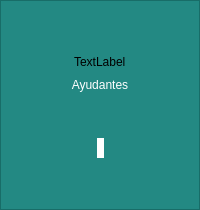
             <widget class="QFrame" name="frame_8">
              <property name="styleSheet">
               <string notr="true">background-color:rgba(29,134,128,85%);</string>
              </property>
              <property name="frameShape">
               <enum>QFrame::StyledPanel</enum>
              </property>
              <property name="frameShadow">
               <enum>QFrame::Raised</enum>
              </property>
              <layout class="QGridLayout" name="gridLayout_6">
               <item row="0" column="0">
                <layout class="QVBoxLayout" name="verticalLayout_11">
                 <item>
                  <spacer name="verticalSpacer_12">
                   <property name="orientation">
                    <enum>Qt::Vertical</enum>
                   </property>
                   <property name="sizeHint" stdset="0">
                    <size>
                     <width>20</width>
                     <height>40</height>
                    </size>
                   </property>
                  </spacer>
                 </item>
                 <item>
                  <layout class="QHBoxLayout" name="horizontalLayout_12">
                   <item>
                    <spacer name="horizontalSpacer_21">
                     <property name="orientation">
                      <enum>Qt::Horizontal</enum>
                     </property>
                     <property name="sizeHint" stdset="0">
                      <size>
                       <width>40</width>
                       <height>20</height>
                      </size>
                     </property>
                    </spacer>
                   </item>
                   <item>
                    <widget class="QLabel" name="icon_ayudantes">
                     <property name="styleSheet">
                      <string notr="true">background-color:rgba(29,134,128,0%);</string>
                     </property>
                     <property name="text">
                      <string>TextLabel</string>
                     </property>
                    </widget>
                   </item>
                   <item>
                    <spacer name="horizontalSpacer_22">
                     <property name="orientation">
                      <enum>Qt::Horizontal</enum>
                     </property>
                     <property name="sizeHint" stdset="0">
                      <size>
                       <width>40</width>
                       <height>20</height>
                      </size>
                     </property>
                    </spacer>
                   </item>
                  </layout>
                 </item>
                 <item>
                  <widget class="QLabel" name="label_10">
                   <property name="styleSheet">
                    <string notr="true">background-color:rgba(29,134,128,0%);
font: 14pt &quot;MS Shell Dlg 2&quot;;
color:white;</string>
                   </property>
                   <property name="text">
                    <string>Ayudantes</string>
                   </property>
                   <property name="alignment">
                    <set>Qt::AlignCenter</set>
                   </property>
                  </widget>
                 </item>
                 <item>
                  <spacer name="verticalSpacer_13">
                   <property name="orientation">
                    <enum>Qt::Vertical</enum>
                   </property>
                   <property name="sizeHint" stdset="0">
                    <size>
                     <width>20</width>
                     <height>40</height>
                    </size>
                   </property>
                  </spacer>
                 </item>
                 <item>
                  <layout class="QHBoxLayout" name="horizontalLayout_13">
                   <item>
                    <spacer name="horizontalSpacer_23">
                     <property name="orientation">
                      <enum>Qt::Horizontal</enum>
                     </property>
                     <property name="sizeHint" stdset="0">
                      <size>
                       <width>40</width>
                       <height>20</height>
                      </size>
                     </property>
                    </spacer>
                   </item>
                   <item>
                    <widget class="QLabel" name="frame_ayudantes">
                     <property name="styleSheet">
                      <string notr="true">background-color:white;
font: 13pt &quot;MS Shell Dlg 2&quot;;
color:#333333;
min-width: 7em;
max-width:7em;
min-height:2em;</string>
                     </property>
                     <property name="text">
                      <string/>
                     </property>
                     <property name="alignment">
                      <set>Qt::AlignCenter</set>
                     </property>
                    </widget>
                   </item>
                   <item>
                    <spacer name="horizontalSpacer_24">
                     <property name="orientation">
                      <enum>Qt::Horizontal</enum>
                     </property>
                     <property name="sizeHint" stdset="0">
                      <size>
                       <width>40</width>
                       <height>20</height>
                      </size>
                     </property>
                    </spacer>
                   </item>
                  </layout>
                 </item>
                 <item>
                  <spacer name="verticalSpacer_14">
                   <property name="orientation">
                    <enum>Qt::Vertical</enum>
                   </property>
                   <property name="sizeHint" stdset="0">
                    <size>
                     <width>20</width>
                     <height>40</height>
                    </size>
                   </property>
                  </spacer>
                 </item>
                </layout>
               </item>
              </layout>
             </widget>
